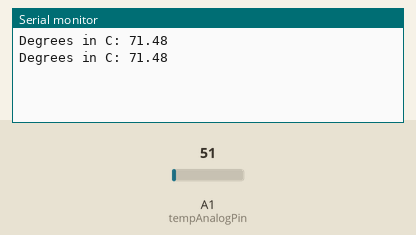
Recording of a sketch running on a simulated Arduino Uno, built with avr-gcc and run on an emulated ATmega328P. On the bench: the last lines printed to the serial monitor. The test bench sets the inputs (shaded band); at power-on: A1 (tempAnalogPin) = 51.

Above: at 5.8 s.
5.9 s: A1 (tempAnalogPin) set to 61
At 10.9 s:
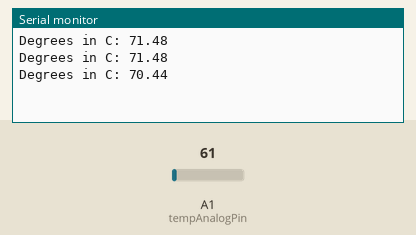
11.9 s: A1 (tempAnalogPin) set to 71
At 15.9 s:
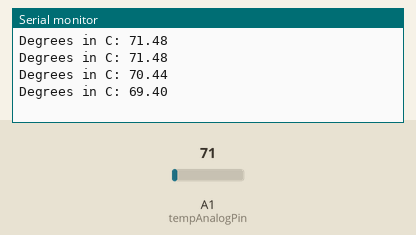
Timing chart, 0 to 17.4 s (numbered marks = the images above; inputs shaded):
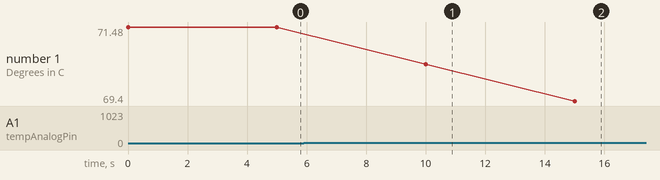

Measured:
- after the input at 5.9 s, the serial monitor: prints a new line after 4.1 s (image 1)
- after the input at 11.9 s, the serial monitor: prints a new line after 3.1 s (image 2)
- plotted number 1: 71.48 → 70.44 after the input at 5.9 s, 70.44 → 69.4 after the input at 11.9 s

The sketch:

TemperatureSensor.ino
```cpp
//AnalogTemperature Sensor

const int tempAnalogPin=A1;

void setup() {
  Serial.begin(9600);
}

void loop() {
  int rawTemp = analogRead(tempAnalogPin);

  float temperatureC = (-19.0/182)*rawTemp +(1997.0/26);

  Serial.print("Degrees in C: ");
  Serial.println(temperatureC);
  delay(5000);
}
```
